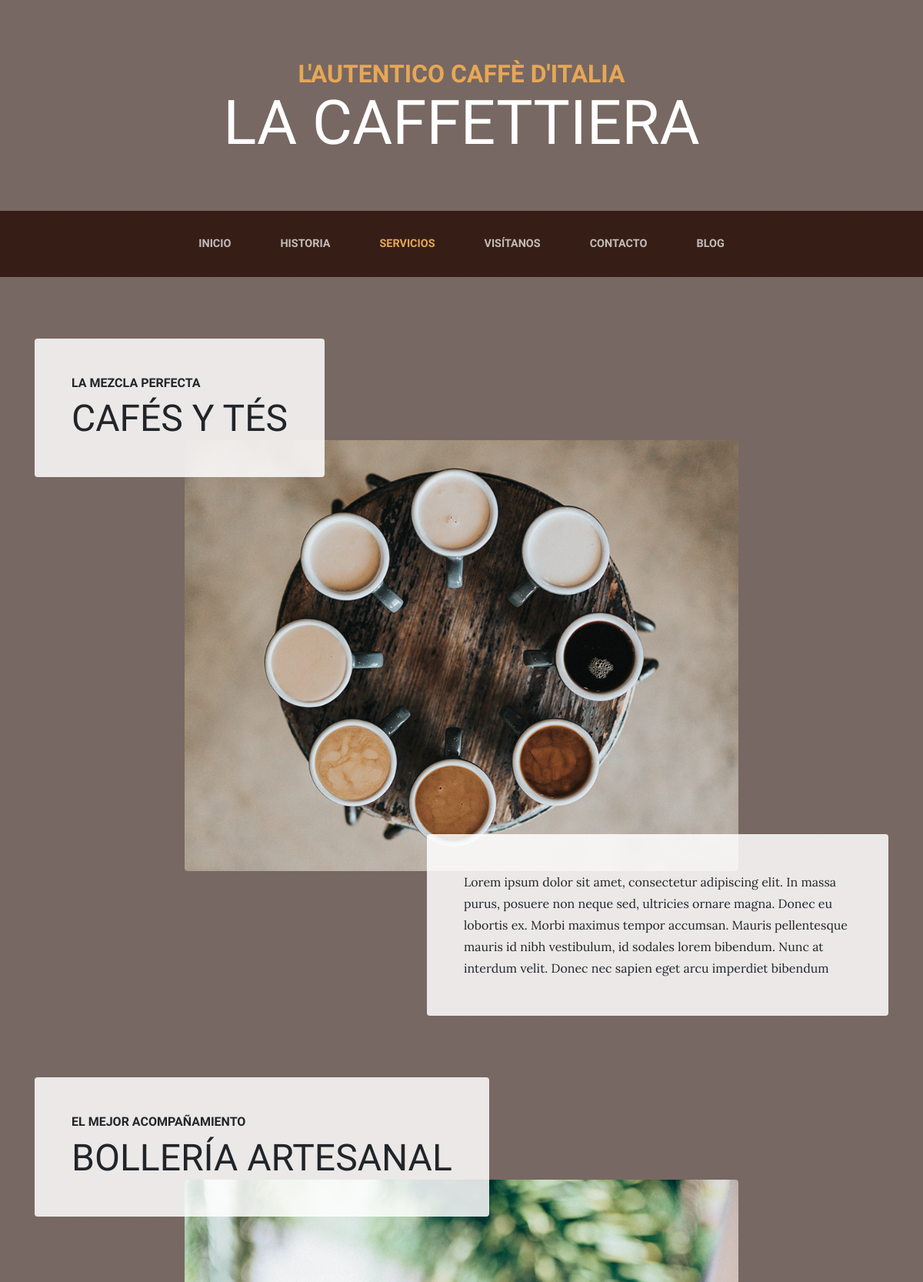
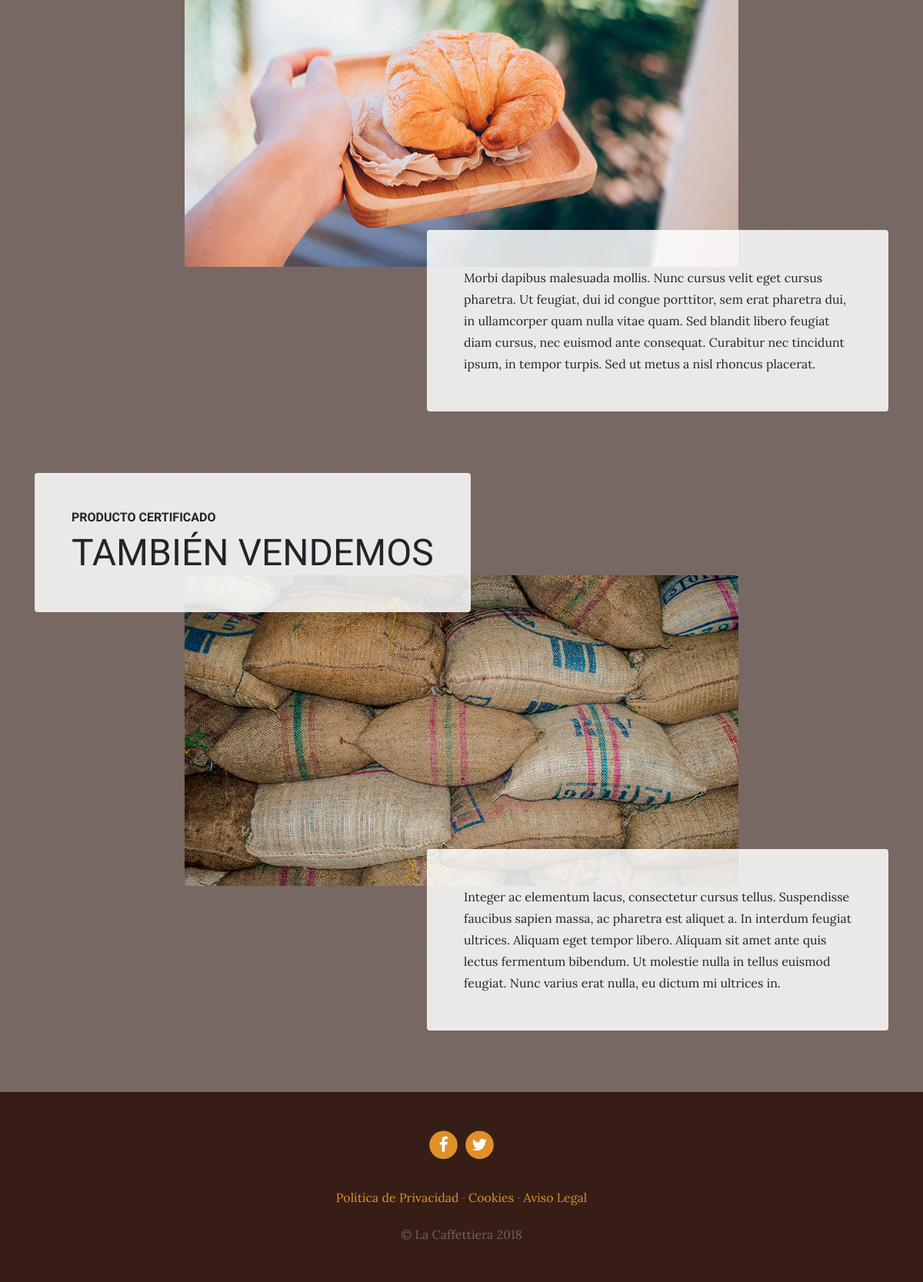
Page /services/ on the committed database (2 pictures, top to bottom).
### services/models.py (models this page shows, shortened)
class Service(models.Model):
    title = models.CharField(max_length=200, verbose_name='Titulo')
    subtitle = models.CharField(max_length=200, verbose_name='Subitulo')
    content = models.TextField(verbose_name='Contenido')
    image = models.ImageField(upload_to='services', verbose_name='Imagen')
    created = models.DateTimeField(auto_now_add=True, verbose_name='Creacion')
    updated = models.DateTimeField(auto_now=True, verbose_name='Actualizacion')
    class Meta:
        verbose_name = 'servicio'
        verbose_name_plural = 'servicios'
        ordering = ['-created']

### social/models.py (models this page shows, shortened)
class Link(models.Model):
    key = models.SlugField(max_length=100, unique=True, verbose_name="Slug")
    name = models.CharField(max_length=100, verbose_name="Red Social")
    url = models.URLField(max_length=200, null=True, blank=True, verbose_name="URL")
    created = models.DateTimeField(auto_now_add=True, verbose_name='Creacion')
    updated = models.DateTimeField(auto_now=True, verbose_name='Actualizacion')
    class Meta:
        verbose_name = 'enlace'
        verbose_name_plural = 'enlaces'
        ordering = ['name']

### pages/models.py (models this page shows, shortened)
class Page(models.Model):
    title = models.CharField(max_length=200, verbose_name="Titulo")
    content = RichTextField(verbose_name="Contenido")
    created = models.DateTimeField(auto_now_add=True, verbose_name='Creacion')
    order = models.SmallIntegerField(default=0, verbose_name="Orden")
    updated = models.DateTimeField(auto_now=True, verbose_name='Actualizacion')
    class Meta:
        verbose_name = 'pagina'
        verbose_name_plural = 'paginas'
        ordering = ['order', 'title']

### services/views.py (the view)
# urls.py: path('services/', include('services.urls')),
def services(request):
    services = Service.objects.all()
    return render(request, 'services/services.html', {'services': services})

### pages/templatetags/pages_extras.py (called while the page is built)
@register.simple_tag
def get_page_list():
    pages = Page.objects.all()
    return pages

### social/processors.py (called while the page is built)
def ctx_dict(request):
    ctx = {}
    socials = []
    links = Link.objects.all()
    for link in links:
        socials.append({
            'key': link.key,
            'name': link.name,
            'url': link.url,
        })
    ctx['socials'] = socials
    return ctx

### services/templates/services/services.html
{% extends 'core/base.html' %} {% load static %}
{% block content %}
{% for service in services reversed %}
   <section class="page-section">
      <div class="container">
         <div class="product-item">
            <div class="product-item-title d-flex">
               <div class="bg-faded p-5 d-flex mr-auto rounded">
                  <h2 class="section-heading mb-0">
                     <span class="section-heading-upper">{{ service.subtitle }}</span>
                     <span class="section-heading-lower">{{ service.title }}</span>
                  </h2>
               </div>
            </div>
            <img
               class="product-item-img mx-auto d-flex rounded img-fluid mb-3 mb-lg-0"
               src="{{ service.image.url }}"
               alt=""
            />
            <div class="product-item-description d-flex ml-auto">
               <div class="bg-faded p-5 rounded">
                  <p class="mb-0">
                     {{ service.content }}
                  </p>
               </div>
            </div>
         </div>
      </div>
   </section>
{% endfor %}
{% endblock %}

### core/templates/core/base.html (shortened to what this page needs)
<!DOCTYPE html>
<html lang="es">
<head>
    {% load static %}
    <link href="{% static 'core/vendor/bootstrap/css/bootstrap.min.css' %}" rel="stylesheet" />
    <link href="{% static 'core/vendor/font-awesome/css/font-awesome.min.css' %}" rel="stylesheet" type="text/css" />
    <link href="{% static 'core/css/business-casual.css' %}" rel="stylesheet" />
</head>
<body>
    <h1 class="site-heading text-center text-white d-none d-lg-block">
        <span class="site-heading-upper text-primary mb-3">L'autentico caffè d'italia</span>
        <span class="site-heading-lower">La Caffettiera</span>
    </h1>
    <nav class="navbar navbar-expand-lg navbar-dark py-lg-4" id="mainNav">
        <div class="container">
            <div class="collapse navbar-collapse" id="navbarResponsive">
                <ul class="navbar-nav mx-auto">
                    <li class="nav-item {% if request.path == '/' %} active {% endif %} px-lg-4">
                        <a class="nav-link text-uppercase text-expanded" href="{% url 'home' %}">Inicio</a>
                    </li>
                    <li class="nav-item {% if request.path == '/about/' %} active {% endif %} px-lg-4">
                        <a class="nav-link text-uppercase text-expanded" href="{% url 'about' %}">Historia</a>
                    </li>
                    <li class="nav-item {% if request.path == '/services/' %} active {% endif %} px-lg-4">
                        <a class="nav-link text-uppercase text-expanded" href="{% url 'services' %}">Servicios</a>
                    </li>
                    <li class="nav-item {% if request.path == '/store/' %} active {% endif %} px-lg-4">
                        <a class="nav-link text-uppercase text-expanded" href="{% url 'store' %}">Visítanos</a>
                    </li>
                    <li class="nav-item {% if request.path == '/contact/' %} active {% endif %} px-lg-4">
                        <a class="nav-link text-uppercase text-expanded" href="{% url 'contact' %}">Contacto</a>
                    </li>
                    <li class="nav-item {% if request.path|slice:':6 ' == '/blog/' %} active {% endif %} px-lg-4 ">
                        <a class="nav-link text-uppercase text-expanded " href="{% url 'blog' %} ">Blog</a>
                    </li>
                </ul>
            </div>
        </div>
    </nav>
    {% block content %}{% endblock %}
    <footer class="footer text-faded text-center py-5 ">
        <div class="container ">
            <p class="m-0 ">
                {% for social in socials %} {% if social.url != None %}
                <a href="{{ social.url }}" target="_blank" class="link ">
                    <span class="fa-stack fa-lg ">
                        <i class="fa fa-circle fa-stack-2x "></i>
                        <i class="fa fa-{{social.key}} fa-stack-1x fa-inverse "></i>
                    </span>
                </a>
                {% endif %} {% endfor %}
            </p>
            <p class="m-0 mbt ">
                {% load pages_extras %}
                {% get_page_list as page_list %}
                {% for page in page_list %}
                    <a href="{% url 'page' page.id page.title|slugify %}" class="link ">
                        {{ page.title }}
                    </a>
                    {% if not forloop.last %} · {% endif %}
                {% endfor %}
            </p>
            <p class="m-0 mbt1 ">&copy; La Caffettiera 2018</p>
        </div>
    </footer>
</body>
</html>

### core/static/core/css/business-casual.css (style rules this page uses)
body { font-family: 'Lora'; background: linear-gradient(rgba(47, 23, 15, 0.65), rgba(47, 23, 15, 0.65)), url("../img/bg.jpg"); background-attachment: fixed; background-position: center; background-size: cover; }
h1, h2, h3, h4, h5, h6 { font-family: 'Raleway'; }
p { line-height: 1.75; }
.text-faded { color: rgba(255, 255, 255, 0.3); }
.site-heading { margin-top: 5rem; margin-bottom: 5rem; text-transform: uppercase; line-height: 1; font-family: 'Raleway'; }
.site-heading .site-heading-upper { display: block; font-size: 2rem; font-weight: 800; }
.site-heading .site-heading-lower { font-size: 5rem; font-weight: 100; line-height: 4rem; }
.page-section { margin-top: 5rem; margin-bottom: 5rem; }
.section-heading { text-transform: uppercase; }
.section-heading .section-heading-upper { display: block; font-size: 1rem; font-weight: 800; padding-bottom:.5rem; }
.section-heading .section-heading-lower { display: block; font-size: 3rem; font-weight: 100; }
.bg-faded { background-color: rgba(255, 255, 255, 0.85); }
#mainNav { background-color: rgba(47, 23, 15, 0.9); font-family: 'Raleway'; }
#mainNav .navbar-nav .nav-item .nav-link { color: rgba(255, 255, 255, 0.7); font-weight: 800; }
#mainNav .navbar-nav .nav-item.active .nav-link { color: #e6a756; }
@media (min-width: 992px) { #mainNav .navbar-nav .nav-item .nav-link { font-size: 0.9rem; } }
@media (min-width: 992px) { .product-item .product-item-title { position: relative; z-index: 1; margin-bottom: -3rem; } }
@media (min-width: 992px) { .product-item .product-item-img { position: relative; z-index: 0; max-width: 60vw; } }
@media (min-width: 992px) { .product-item .product-item-description { position: relative; z-index: 1; margin-top: -3rem; max-width: 50vw; } }
.footer { background-color: rgba(47, 23, 15, 0.9); }
.text-primary { color: #e6a756 !important; }
.mbt { padding-top: 2rem; }
.mbt1 { padding-top: 1.25rem; }
a.link { color: #df902a; }

### rows in the picture
Service: subtitle "LA MEZCLA PERFECTA", title "CAFÉS Y TÉS", image (picture), content "Lorem ipsum dolor sit amet, consectetur adipiscing elit. In massa purus, posuere non neque sed, ultricies ornare magna. Donec eu lobortis ex. Morbi maximus tempor accumsan. Mauris pellentesque mauris id nibh vestibulum, id sodales lorem bibendum. Nunc at interdum velit. Donec nec sapien eget arcu imperdiet bibendum"
Service: subtitle "EL MEJOR ACOMPAÑAMIENTO", title "BOLLERÍA ARTESANAL", image (picture), content "Morbi dapibus malesuada mollis. Nunc cursus velit eget cursus pharetra. Ut feugiat, dui id congue porttitor, sem erat pharetra dui, in ullamcorper quam nulla vitae quam. Sed blandit libero feugiat diam cursus, nec euismod ante consequat. Curabitur nec tincidunt ipsum, in tempor turpis. Sed ut metus a nisl rhoncus placerat."
Service: subtitle "PRODUCTO CERTIFICADO", title "TAMBIÉN VENDEMOS", image (picture), content "Integer ac elementum lacus, consectetur cursus tellus. Suspendisse faucibus sapien massa, ac pharetra est aliquet a. In interdum feugiat ultrices. Aliquam eget tempor libero. Aliquam sit amet ante quis lectus fermentum bibendum. Ut molestie nulla in tellus euismod feugiat. Nunc varius erat nulla, eu dictum mi ultrices in."
Page: title "Política de Privacidad"
Page: title "Cookies"
Page: title "Aviso Legal"
